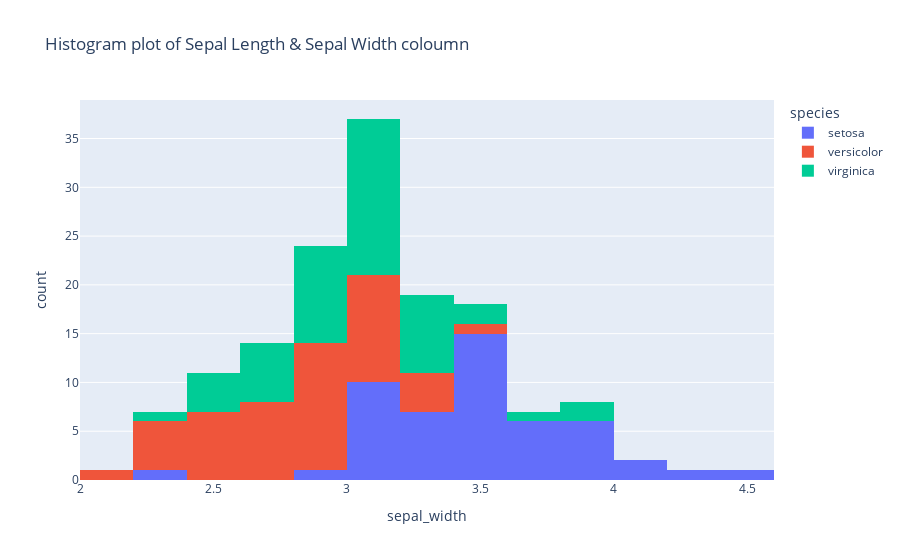

Here is the notebook cell this chart was saved with:
### Markdown cell above
## histogram

### Code cell
fig6=px.histogram(df,x='sepal_width',color='species',title='Histogram plot of Sepal Length & Sepal Width coloumn')
fig6.show()

### Figure 1 — Plotly figure (JSON) as saved in the notebook; plotly's stock layout.template omitted (floating-point values rounded to 4 significant figures)
{"data": [{"bingroup": "x", "hovertemplate": "species=setosa<br>sepal_width=%{x}<br>count=%{y}<extra></extra>", "legendgroup": "setosa", "marker": {"color": "#636efa", "pattern": {"shape": ""}}, "name": "setosa", "orientation": "v", "showlegend": true, "type": "histogram", "x": [3.5, 3.0, 3.2, 3.1, 3.6, 3.9, 3.4, 3.4, 2.9, 3.1, 3.7, 3.4, 3.0, 3.0, 4.0, 4.4, 3.9, 3.5, 3.8, 3.8, 3.4, 3.7, 3.6, 3.3, 3.4, 3.0, 3.4, 3.5, 3.4, 3.2, 3.1, 3.4, 4.1, 4.2, 3.1, 3.2, 3.5, 3.6, 3.0, 3.4, 3.5, 2.3, 3.2, 3.5, 3.8, 3.0, 3.8, 3.2, 3.7, 3.3], "xaxis": "x", "yaxis": "y"}, {"bingroup": "x", "hovertemplate": "species=versicolor<br>sepal_width=%{x}<br>count=%{y}<extra></extra>", "legendgroup": "versicolor", "marker": {"color": "#EF553B", "pattern": {"shape": ""}}, "name": "versicolor", "orientation": "v", "showlegend": true, "type": "histogram", "x": [3.2, 3.2, 3.1, 2.3, 2.8, 2.8, 3.3, 2.4, 2.9, 2.7, 2.0, 3.0, 2.2, 2.9, 2.9, 3.1, 3.0, 2.7, 2.2, 2.5, 3.2, 2.8, 2.5, 2.8, 2.9, 3.0, 2.8, 3.0, 2.9, 2.6, 2.4, 2.4, 2.7, 2.7, 3.0, 3.4, 3.1, 2.3, 3.0, 2.5, 2.6, 3.0, 2.6, 2.3, 2.7, 3.0, 2.9, 2.9, 2.5, 2.8], "xaxis": "x", "yaxis": "y"}, {"bingroup": "x", "hovertemplate": "species=virginica<br>sepal_width=%{x}<br>count=%{y}<extra></extra>", "legendgroup": "virginica", "marker": {"color": "#00cc96", "pattern": {"shape": ""}}, "name": "virginica", "orientation": "v", "showlegend": true, "type": "histogram", "x": [3.3, 2.7, 3.0, 2.9, 3.0, 3.0, 2.5, 2.9, 2.5, 3.6, 3.2, 2.7, 3.0, 2.5, 2.8, 3.2, 3.0, 3.8, 2.6, 2.2, 3.2, 2.8, 2.8, 2.7, 3.3, 3.2, 2.8, 3.0, 2.8, 3.0, 2.8, 3.8, 2.8, 2.8, 2.6, 3.0, 3.4, 3.1, 3.0, 3.1, 3.1, 3.1, 2.7, 3.2, 3.3, 3.0, 2.5, 3.0, 3.4, 3.0], "xaxis": "x", "yaxis": "y"}], "layout": {"barmode": "relative", "legend": {"title": {"text": "species"}, "tracegroupgap": 0}, "title": {"text": "Histogram plot of Sepal Length & Sepal Width coloumn"}, "xaxis": {"anchor": "y", "domain": [0, 1], "title": {"text": "sepal_width"}}, "yaxis": {"anchor": "x", "domain": [0, 1], "title": {"text": "count"}}}}
